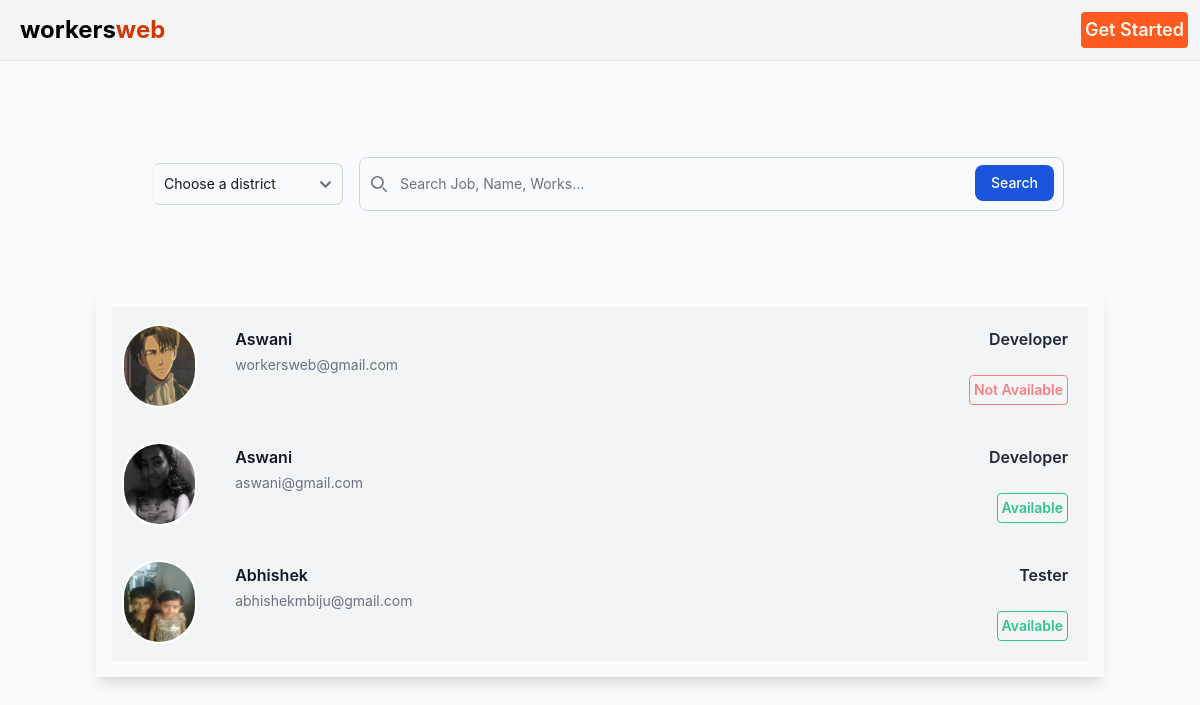
The page /find_worker/ on the database as committed earlier.
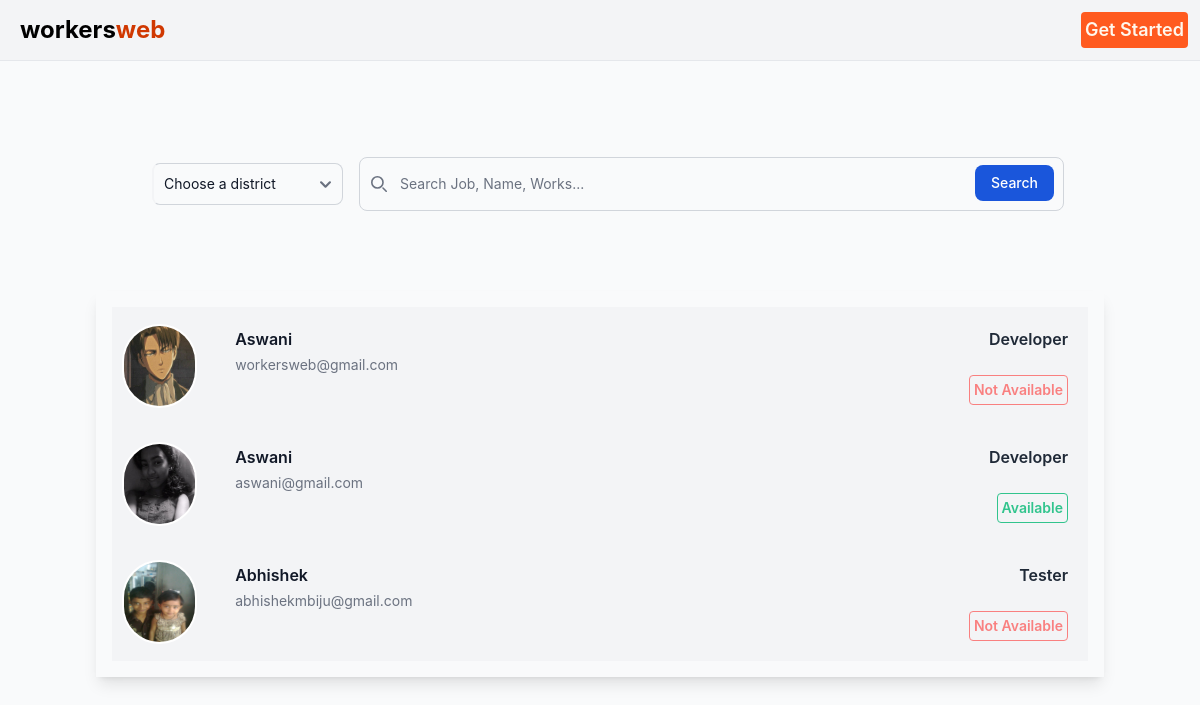
The same page on the database as committed later.
### main/models.py (models this page shows, shortened)
class Worker(models.Model):
    user_id = models.ForeignKey(User,on_delete=models.CASCADE)
    name = models.CharField(max_length=255)
    avatar = models.ImageField(upload_to='uploads/avatars')
    district = models.CharField(max_length=255)
    city = models.CharField(max_length=255)
    street_address = models.TextField()
    pin = models.CharField(max_length=6)
    phone_no = models.CharField(max_length=15)
    experience = models.IntegerField()
    job_title = models.CharField(max_length=255)
    resume = models.FileField(upload_to="uploads/resume")
    notification = models.BooleanField(default=False)
    is_available= models.BooleanField(default=True)

class User(AbstractBaseUser, PermissionsMixin):
    id = models.UUIDField(primary_key=True, default=uuid.uuid4, editable=False)
    email = models.EmailField(unique=True)
    username = models.CharField(max_length=255,null=True,blank=True)
    is_active = models.BooleanField(default=True)
    is_superuser = models.BooleanField(default=False)
    is_worker = models.BooleanField(default=False)
    is_staff = models.BooleanField(default=False)
    date_joined = models.DateTimeField(auto_now_add=True)
    last_login = models.DateTimeField(blank=True, null=True)
    objects = CustomUserManager()
    USERNAME_FIELD = 'email'
    EMAIL_FIELD = 'email'
    REQUIRED_FIELDS = ['username']

### main/views.py (the view)
# urls.py: path('find_worker/',find_worker,name="find_worker"),
def find_worker(request):
  if request.method == "POST":
    search_key = request.POST.get('search_key')
    district = request.POST.get('district')
    print(search_key,district)
    if not district:
      workers = Worker.objects.filter(name__contains=search_key)
    workers = Worker.objects.filter(name__contains,district=district)
    if not workers:
      print('kskd')
      workers = Worker.objects.filter(job_title__contains=search_key)
  elif request.method == "GET":
    workers = Worker.objects.all()
  for i in workers:
    print(i.avatar.url)
  return render(request,'findworker.html',{'workers': workers,'districts':district_list})

### template/findworker.html (shortened to what this page needs)
{% extends 'layout.html' %}
{% block 'container' %}
<div class="p-24">
  <form class="mx-auto w-full flex space-x-4 items-center justify-center px-10 "action="" method="POST" accept-charset="utf-8" >
      <select id="states" class="bg-gray-50 border border-gray-300 text-gray-900 text-sm rounded-lg border-s-gray-100 dark:border-s-gray-700 border-s-2 focus:ring-blue-500 focus:border-blue-500 block w-fit p-2.5 dark:bg-gray-700 dark:border-gray-600 dark:placeholder-gray-400 dark:text-white dark:focus:ring-blue-500 dark:focus:border-blue-500" name="district">
          <option selected>Choose a district</option>
      </select>
    <div class="relative w-full">
        <div class="absolute inset-y-0 start-0 flex items-center ps-3 pointer-events-none">
        </div>
        <input type="search" id="default-search" class="block w-full p-4 ps-10 text-sm text-gray-900 border border-gray-300 rounded-lg bg-gray-50 focus:ring-blue-500 focus:border-blue-500 dark:bg-gray-700 dark:border-gray-600 dark:placeholder-gray-400 dark:text-white dark:focus:ring-blue-500 dark:focus:border-blue-500" placeholder="Search Job, Name, Works..." name='search_key'/>
        <button type="submit" class="text-white absolute end-2.5 bottom-2.5 bg-blue-700 hover:bg-blue-800 focus:ring-4 focus:outline-none focus:ring-blue-300 font-medium rounded-lg text-sm px-4 py-2 dark:bg-blue-600 dark:hover:bg-blue-700 dark:focus:ring-blue-800">Search</button>
    </div>
  </form>
  <div class="mt-20 shadow-lg bg-gray-50 p-4 ">
    <ul role="list" class="divide-y divide-gray-200 space-y-3">
      {% for worker in workers %}
      {% if not worker.user_id.id == request.user.id %}
       <a href="{% url 'worker' worker.id %}" >
      <li class="flex space-x-6 bg-gray-100 hover:bg-gray-200 p-2 ">
        <div class="flex items-center justify-center p-1">
          <img class="h-20 w-20 rounded-full ring-2 ring-white" src="{{ worker.avatar.url }}" alt="">
        </div>
        <div class=" flex flex-col p-3 w-full">
        <div class="flex w-full  justify-between">
        <p class="text-md font-semibold leading-6 text-gray-900">{{ worker.name }}</p>
        <p class="font-semibold leading-6 text-gray-800">
          {{ worker.job_title }}
        </p>
        </div>
        <p class="mt-1 truncate text-sm leading-5 text-gray-500">{{ worker.user_id.email }}</p>
        {% if worker.is_available %}
        <span class="p-1 ml-auto border font-semibold border-green-400 rounded text-green-400 text-sm ">Available</span>
        {% else %}
           <span class="p-1 ml-auto border font-semibold border-red-400 rounded text-red-400 text-sm ">Not Available</span>
        {% endif %}
      </div>
      </li>
      </a>
      {% endif %}
      {% endfor %}
    </ul>
  </div>
</div>
{% endblock %}

### template/layout.html (shortened to what this page needs)
<!DOCTYPE html>
{% load static tailwind_tags %}
{% load static %}
<html>
  <head>
    {% tailwind_css %}
    <link href="https://cdnjs.cloudflare.com/ajax/libs/flowbite/2.3.0/flowbite.min.css" rel="stylesheet" />
  </head>
  <body class="bg-gray-50 ">
    {% include 'nav.html' %}
    {% block 'container' %}
    {% endblock %}
  </body>
</html>

### template/nav.html (shortened to what this page needs)
{% load static %}
<nav class="sticky inset-0 flex items-center py-15 min-h-19  justify-between bg-gray-100 border-b w-full backdrop-blur-lg z-50">
  <div class="text-center ms-5 text-2xl  font-bold" >
    <a class="" href="/">workers<span class="text-orange-600 leading-normal">web</span></a>
  </div>
  <ul class="flex justify-evenly space-x-8 text-xl p-3 font-semibold capitalize ">
    {% if not request.user.is_authenticated %}
    <li class="bg-orange-500 text-orange-50 text-lg p-1 rounded font-sans">
      <a class="" href="{% url 'login' %}"   >get started</a></li>
  {% endif %}
</nav>

Rows that differ between the two databases and show on the page:
changed Worker "Abhishek": is_available "Available" → "Not Available"
